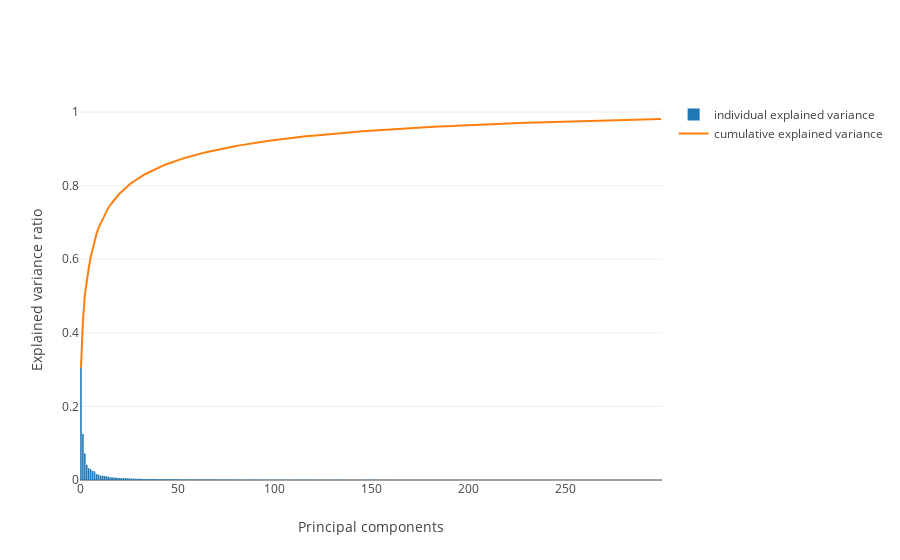

Notebook code cell kept with this figure:
### Code cell
def plot_explained_variance(pca):
    import plotly
    from plotly.graph_objs import Scatter, Marker, Layout, XAxis, YAxis, Bar, Line
    plotly.offline.init_notebook_mode() # run at the start of every notebook
    
    explained_var = pca.explained_variance_ratio_
    cum_var_exp = np.cumsum(explained_var)
    
    plotly.offline.iplot({
        "data": [Bar(y=explained_var, name='individual explained variance'),
                 Scatter(y=cum_var_exp, name='cumulative explained variance')
            ],
        "layout": Layout(xaxis=XAxis(title='Principal components'), yaxis=YAxis(title='Explained variance ratio'))
    })
        

plot_explained_variance(pca)

### Figure 1 — Plotly figure (JSON) as saved in the notebook; plotly's stock layout.template omitted (floating-point values rounded to 4 significant figures; data arrays with more than 128 entries replaced by an {"elided": "..."} marker saying what was removed)
{"data": [{"name": "individual explained variance", "type": "bar", "y": {"elided": "300 float values"}}, {"name": "cumulative explained variance", "type": "scatter", "y": {"elided": "300 float values"}}], "layout": {"xaxis": {"title": "Principal components"}, "yaxis": {"title": "Explained variance ratio"}}}
